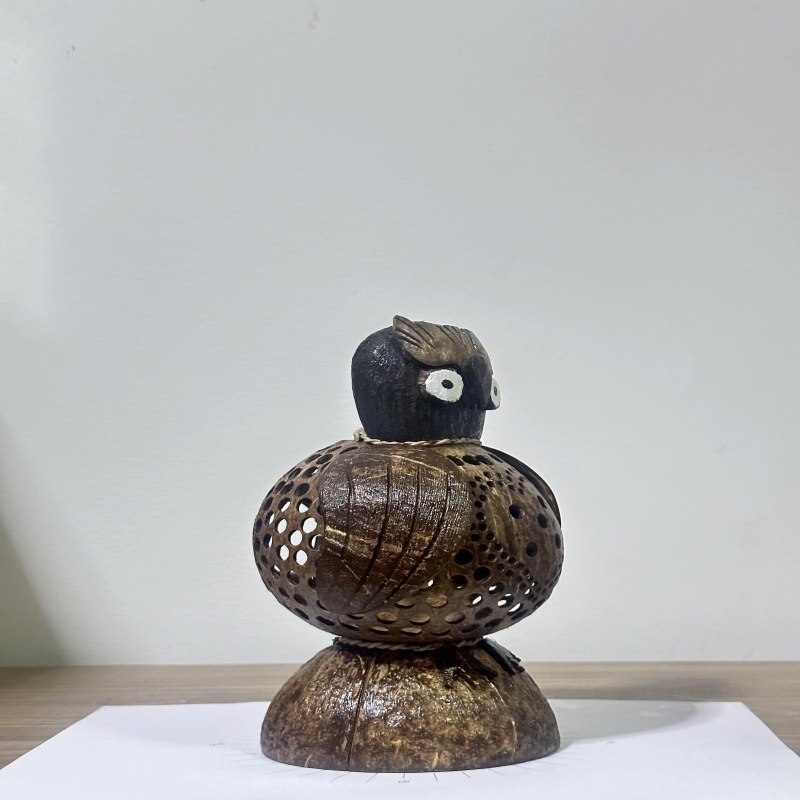
#> input picture output/prepared/horizontal/view07.JPG, 800 x 800 px; its folder holds 3 pictures in this run
$ python 3_view_alignment.py
#> lines starting #> are read from the running program, lines starting #| are printed output that depends on the picture
import cv2
import numpy as np
import glob
import os

rings = ["horizontal", "upper"]

sift = cv2.SIFT_create()
bf = cv2.BFMatcher()

for ring in rings:

    images = sorted(
        glob.glob(f"prepared/{ring}/*.JPG")
    )

    if len(images) < 2:
        print(f"Not enough images in {ring}")
        continue

    output_folder = f"aligned/{ring}"
    os.makedirs(output_folder, exist_ok=True)

    print(f"\nProcessing {ring}")
    print("Images found:", len(images))

    for i in range(len(images) - 1):

        img1 = cv2.imread(images[i])
#> img1 is the input picture: shape (800, 800, 3); mean B, G, R 179, 179.1, 178.8
        img2 = cv2.imread(images[i + 1])
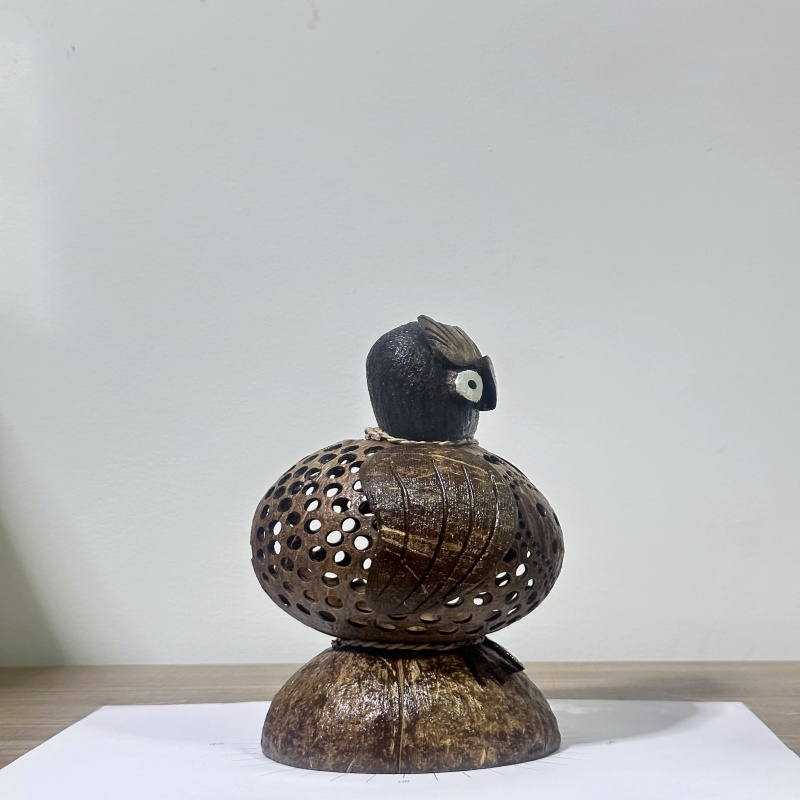
#> input picture output/prepared/horizontal/view09.JPG, 800 x 800 px
#> img2 is the input picture: shape (800, 800, 3); mean B, G, R 179.1, 179.2, 178.7

        gray1 = cv2.cvtColor(
            img1,
            cv2.COLOR_BGR2GRAY
        )
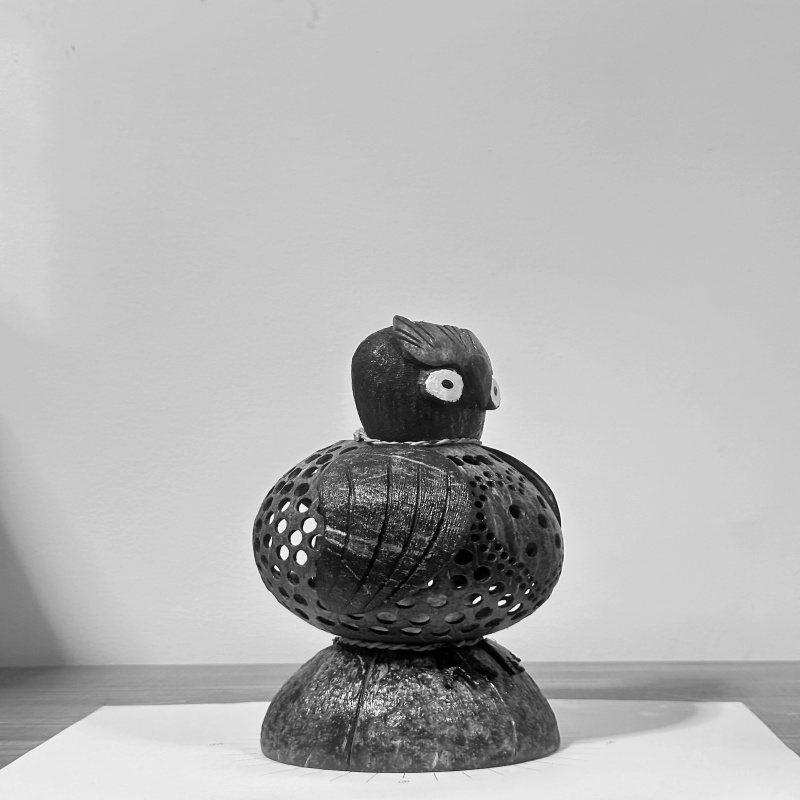
#> gray1: shape (800, 800); min 0, max 253, mean 179

        gray2 = cv2.cvtColor(
            img2,
            cv2.COLOR_BGR2GRAY
        )
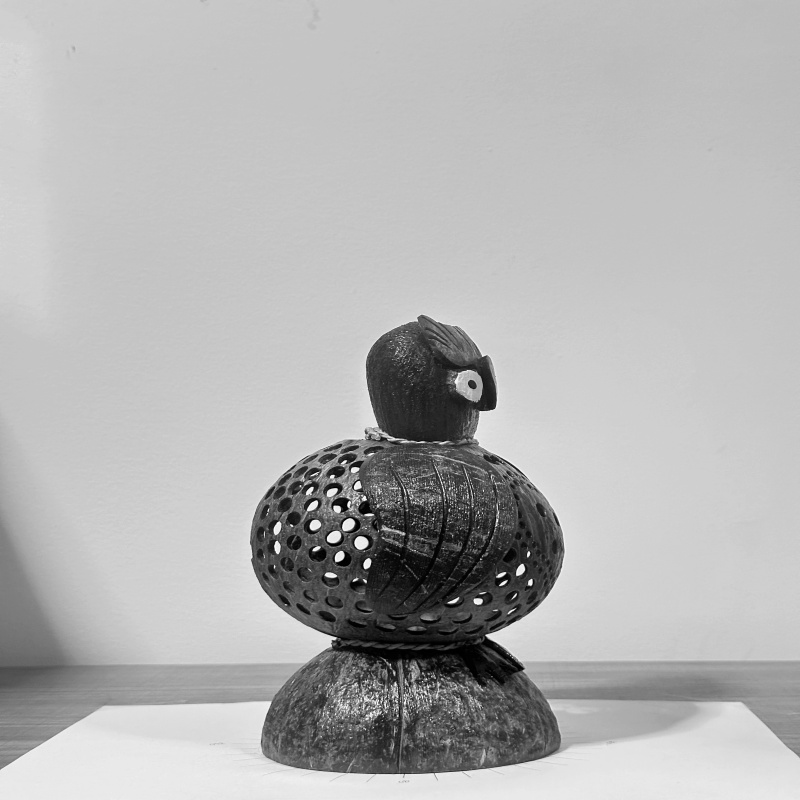
#> gray2: shape (800, 800); min 0, max 252, mean 179

        # SIFT features
        kp1, des1 = sift.detectAndCompute(gray1, None)
#> kp1 = 1239 keypoints; strongest (x, y, size): (430, 583, 3.1), (492, 588, 2.9), (527, 591, 2.3), (478, 599, 3.1)
        kp2, des2 = sift.detectAndCompute(gray2, None)
#> kp2 = 1260 keypoints; strongest (x, y, size): (530, 583, 3.5), (340, 556, 6.1), (528, 554, 2.5), (520, 570, 6)

        if des1 is None or des2 is None:
            print(
                f"No descriptors: {ring} "
                f"view {i+1} -> view {i+2}"
            )
            continue

        # Match descriptors
        matches = bf.knnMatch(des1, des2, k=2)
#> matches = 1239 matches

        good_matches = []

        for pair in matches:
            if len(pair) < 2:
                continue

            m, n = pair

            if m.distance < 0.75 * n.distance:
                good_matches.append(m)
#> after the loop, good_matches = 145 matches

        if len(good_matches) < 4:
            print(
                f"Not enough matches: {ring} "
                f"view {i+1} -> view {i+2}"
            )
            continue

        # Coordinates of matched points
        src_pts = np.float32(
            [kp2[m.trainIdx].pt for m in good_matches]
        ).reshape(-1, 1, 2)
#> src_pts = 145 rows, first 8: [73.57, 48.07], [105, 703.6], [105.9, 712.6], [186.4, 702.6], [266.1, 705.3], [266.1, 705.3], [269.7, 717.5], [300.3, 752.4]

        dst_pts = np.float32(
            [kp1[m.queryIdx].pt for m in good_matches]
        ).reshape(-1, 1, 2)
#> dst_pts = 145 rows, first 8: [73.44, 48.05], [104.6, 703.9], [105.5, 712.5], [186.8, 702.6], [261.2, 708.3], [267, 704.1], [269.9, 707.5], [271.4, 744.5]

        # RANSAC homography
        H, mask = cv2.findHomography(
            src_pts,
            dst_pts,
            cv2.RANSAC,
            5.0
        )
#> H = [[0.68, 0.0596, -11.31], [-0.241, 0.865, 93.74], [-0.000405, 3.49e-05, 1]]; mask = 145 values, max 1 at index 10, min 0 at index 0, mean 0.455

        if H is None:
            print(
                f"Homography failed: {ring} "
                f"view {i+1} -> view {i+2}"
            )
            continue

        inliers = int(mask.sum())
#> inliers = 66

        # Align second image to first image
        aligned_img = cv2.warpPerspective(
            img2,
            H,
            (img1.shape[1], img1.shape[0])
        )
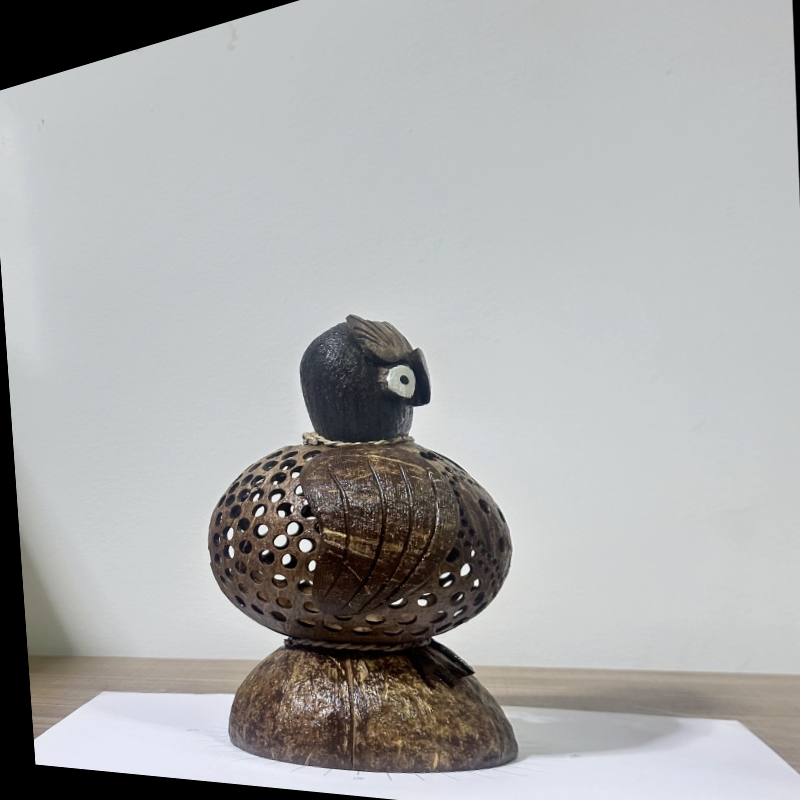
#> aligned_img: shape (800, 800, 3); mean B, G, R 170.4, 170.5, 170

        filename = (
            f"{output_folder}/"
            f"view_{i+2:02d}_aligned.jpg"
        )

        cv2.imwrite(filename, aligned_img)

        print(
            f"{ring}: view {i+1} -> view {i+2}: "
            f"{len(good_matches)} matches, "
            f"{inliers} RANSAC inliers"
        )
#| horizontal: view 1 -> view 2: 145 matches, 66 RANSAC inliers

print("\nAll alignment finished.")
